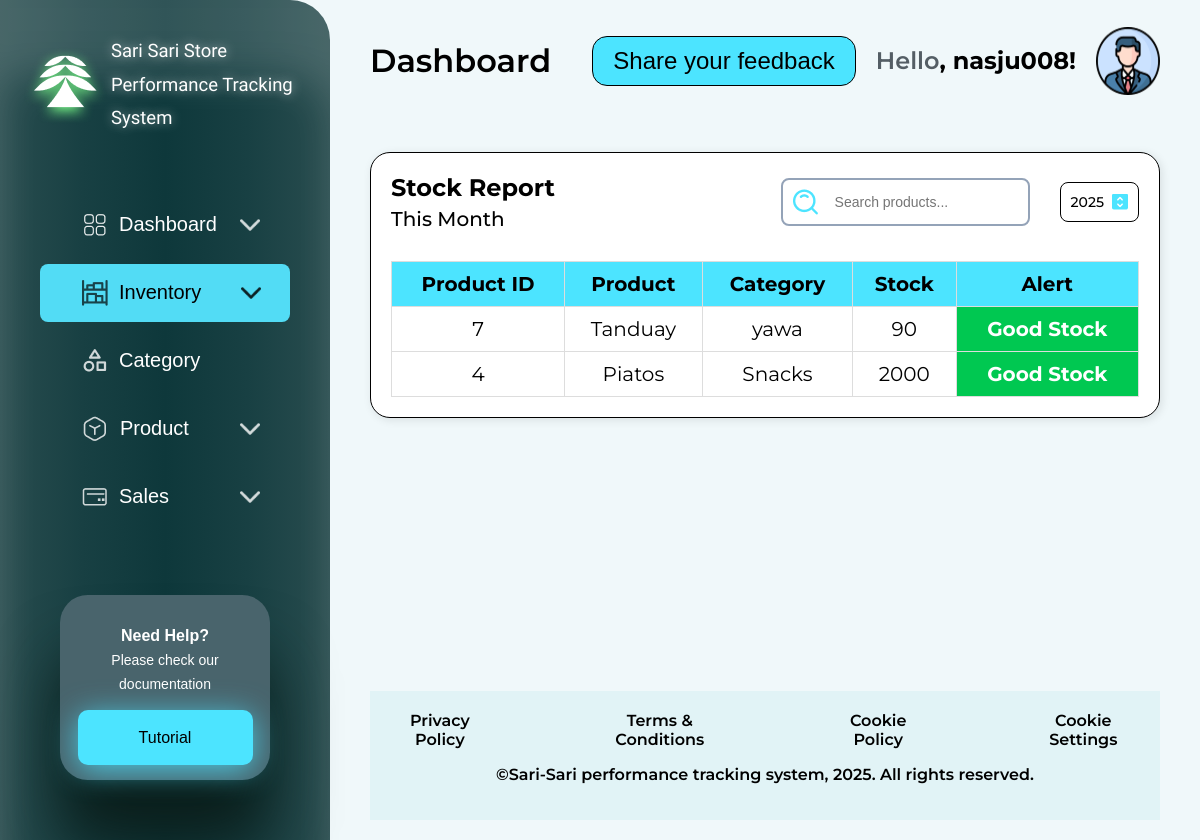
The app's page /day6-2/day6/php/stockalert.php (signed in) with its own data.
### tables this page shows
CREATE TABLE `tblproduct` (
  `product_id` int(11) NOT NULL,
  `user_id` int(11) NOT NULL,
  `product_name` varchar(255) NOT NULL,
  `category` varchar(255) NOT NULL,
  `cost_price` decimal(10,2) NOT NULL,
  `selling_price` decimal(10,2) NOT NULL,
  `stock` int(11) NOT NULL,
  `created_at` timestamp NOT NULL DEFAULT current_timestamp()
);

### day6-2/day6/php/TenantMiddleware.php (called while the page is built, shortened)
<?php
class TenantMiddleware
{
    private $user_db;
    private $user_id;
    public function __construct($conn, $user_db)
    {
        $this->user_db = $user_db;
        $this->validateSession();
    }
    private function validateSession()
    {
        $this->authenticated_username = $_SESSION['username'];
        $stmt = $this->user_db->prepare(
            "SELECT id FROM users WHERE username = ? LIMIT 1"
        );
        $stmt->bind_param("s", $this->authenticated_username);
        $stmt->execute();
        $result = $stmt->get_result();
        $row = $result->fetch_assoc();
        $this->user_id = intval($row['id']);
    }
    public function getUserId()
    {
        return $this->user_id;
    }
}

### day6-2/day6/php/stockalert.php (the view, shortened to what this page needs)
<?php
require_once 'db_connect_updated.php';
require_once 'TenantMiddleware.php';
$middleware = new TenantMiddleware($conn, $user_db);
$user_id = $middleware->getUserId();
$sql = "SELECT product_id, product_name, category, stock FROM tblproduct WHERE user_id = ? ORDER BY stock ASC";
$stmt = $conn->prepare($sql);
$stmt->bind_param("i", $user_id);
$stmt->execute();
$result = $stmt->get_result();
?>
<html lang="en">
<head>
    <link rel="stylesheet" href="../css/styles.css">
</head>
<body>
    <div class="sidebar">
        <div class="sidebarhead">
            <div class="sidebarlogo">
                <div class="sidelogo-left">
                    <img src="../llogo.png" alt="">
                </div>
                <div class="sidelogo-right">
                    <h2>Sari Sari Store Performance Tracking System</h2>
                </div>
            </div>
            <div class="sidebarmenu">
                <ul>
                    <li class="inactive">
                        <div class="inactive-box">
                            <div class="menu">
                                <a href="dashboard.php">
                                    <div class="menulogo-left">
                                        <img src="../dash.png" alt="">
                                        <p>Dashboard</p>
                                    </div>
                                </a>
                                <div class="menulogo-right">
                                    <img src="../arrow.png" alt="" class="arrow-icon">
                                </div>
                            </div>
                        </div>
                    </li>
                    <li class="menu-item">
                        <div class="active">
                            <div class="menu" id="yawa">
                                <a href="#" class="damndashboard">
                                    <div class="menulogo-left">
                                        <img src="../inven.png" alt="" class="light">
                                        Inventory
                                    </div>
                                </a>
                                <div class="menulogo-right arrow">
                                    <div class="menu" onclick="toggleActive(this)"><img src="../downarrow.png" alt=""
                                            class="arrow-icon" id="arrow-yawa"></div>
                                </div>
                            </div>
                        </div>
                    </li>
                    <li class="inactive">
                        <div class="inactive-box">
                            <div class="menu">
                                <a href="category.php" class="categ">
                                    <div class="menulogo-left categ">
                                        <img src="../category.png" alt=""> Category
                                    </div>
                                </a>
                            </div>
                        </div>
                    </li>
                    <li class="inactive">
                        <div class="inactive-box">
                            <div class="menu">
                                <div class="menulogo-left">
                                    <img src="../product.png" alt=""> Product
                                </div>
                                <div class="menulogo-right">
                                    <img src="../arrow.png" alt="" class="arrow-icon">
                                </div>
                            </div>
                        </div>
                    </li>
                    <li class="inactive">
                        <div class="inactive-box">
                            <div class="menu">
                                <div class="menulogo-left">
                                    <img src="../sales.png" alt=""> Sales
                                </div>
                                <div class="menulogo-right">
                                    <img src="../arrow.png" alt="" class="arrow-icon">
                                </div>
                            </div>
                        </div>
                    </li>
                </ul>
            </div>
        </div>
        <div class="boxside">
            <p><strong>Need Help?</strong>
                <br>Please check our documentation
            </p>
            <div class="sidebarbottom">
                <button class="tutorial-btn">Tutorial</button>
            </div>
        </div>
    </div>
    <div class="main-content">
        <header>
            <h1>Dashboard</h1>
            <div class="header-right">
                <div class="feedback">
                    <button class="feedback-btn">Share your feedback</button>
                </div>
                <div class="profile">
                    <h2><span>Hello</span>, <?php echo $_SESSION["username"]; ?>!</h2>
                    <img src="../profile.png" alt="" class="toggleprofile">
                </div>
            </div>
        </header>
        <div class="sales-report">
            <div class="sales-report-header">
                <div class="sales-left">
                    <h2>Stock Report</h2>
                    <p>This Month</p>
                </div>
                <div class="right-middle">
                    <div class="search-box">
                        <img src="../search.png" alt="">
                        <input type="text" id="product-search" placeholder="Search products..."
                            onkeyup="searchProducts()">
                    </div>
                    <div class="sales-right">
                        <p>2025</p>
                        <img src="../date.png" alt="">
                    </div>
                </div>
            </div>
            <table>
                <tr>
                    <th>Product ID</th>
                    <th>Product</th>
                    <th>Category</th>
                    <th>Stock</th>
                    <th>Alert</th>
                </tr>
                <?php
                if ($result->num_rows > 0) {
                    while ($row = $result->fetch_assoc()) {
                        $stock = $row['stock'];
                        if ($stock == 0) {
                            $alert = "Out of Stock";
                            $color = "#ff0000";
                            $textColor = "#ffffff";
                        } elseif ($stock <= 15) {
                            $alert = "Low Stock";
                            $color = "#FF4C4F";
                            $textColor = "#000000";
                        } elseif ($stock <= 30) {
                            $alert = "Medium Stock";
                            $color = "#FFAB4C";
                            $textColor = "#000000";
                        } else {
                            $alert = "Good Stock";
                            $color = "#00C851";
                            $textColor = "#ffffff";
                        }
                        echo "<tr>
                            <td>{$row['product_id']}</td>
                            <td>{$row['product_name']}</td>
                            <td>{$row['category']}</td>
                            <td>{$stock}</td>
                            <td style='background-color:{$color}; color:{$textColor}; font-weight:bold; text-align:center;'>{$alert}</td>
                          </tr>";
                    }
                } else {
                    echo "<tr><td colspan='5'>No products found.</td></tr>";
                }
                ?>
            </table>
        </div>
        <footer>
            <div class="footer-links">
                <a href="#">Privacy Policy</a>
                <a href="#">Terms & Conditions</a>
                <a href="#">Cookie Policy</a>
                <a href="#">Cookie Settings</a>
            </div>
            <p>©Sari-Sari performance tracking system, 2025. All rights reserved.</p>
        </footer>
    </div>
</body>
</html>

### records on screen
tblproduct: product_id "7", product_name "Tanduay", category "yawa", stock "90", stock "Good Stock"
tblproduct: product_id "4", product_name "Piatos", category "Snacks", stock "2000", stock "Good Stock"

### other values on screen
$_SESSION["username"] "nasju008"
